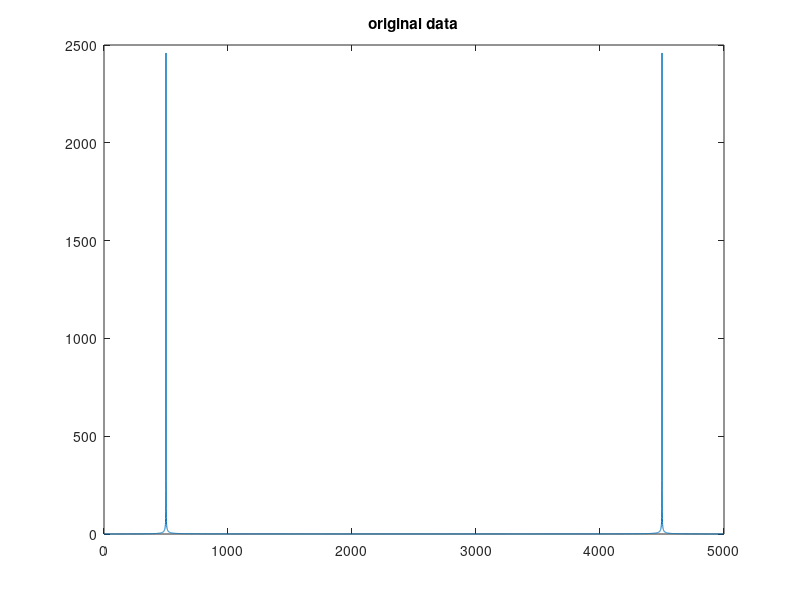
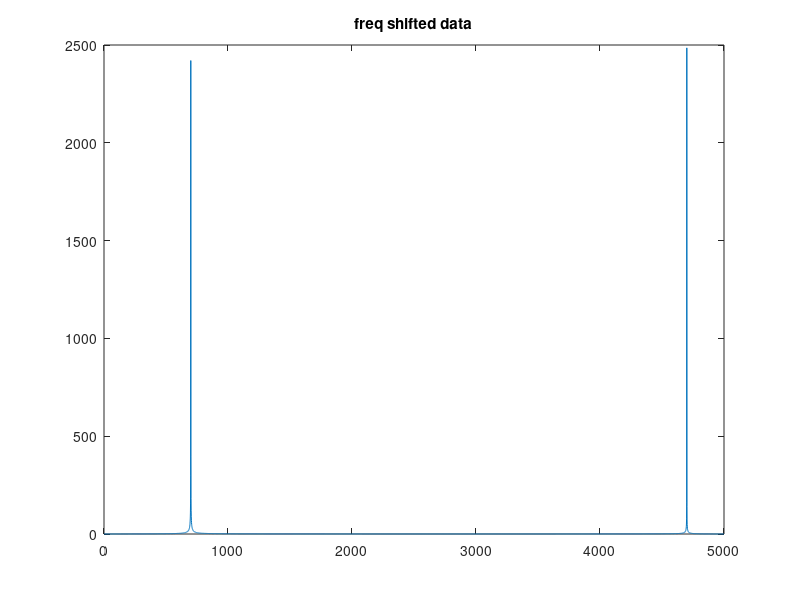

These charts were generated, in order, by the following MATLAB code:
fs = 5000; %Sampling freq
T = 1/fs;   %Sampling period
freq = 500; %Sinusoid frequency

t = 0:T:1;  %Generate 1 second of data
y = sin(2*pi*freq*t); %generate sinusoid of frequency freq

shift = 200;
yshift = y.*exp(1i*2*pi*shift*t);

figure;
F = fft(y);
n = numel(F); %To get the size
x = fs*(0:n-1)/n;
plot(x,abs(F));
title('original data');

figure;
F = fft(yshift);
n = numel(F); %To get the size
x = fs*(0:n-1)/n;
plot(x,abs(F));
title('freq shifted data');